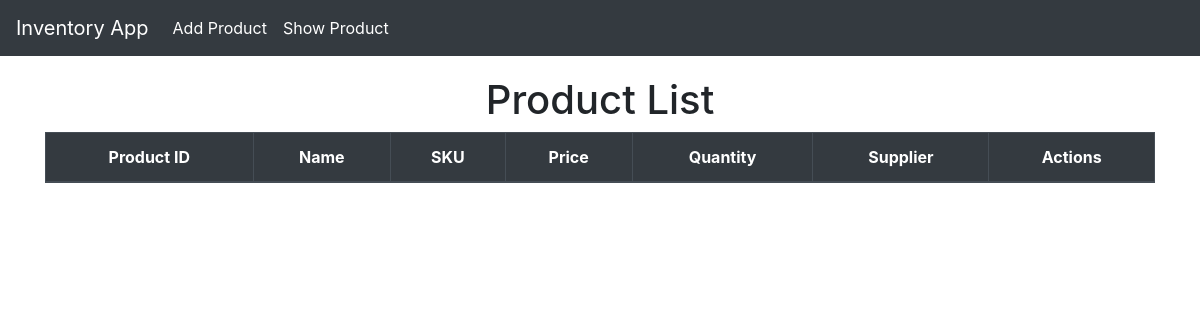
The page /list/ on the database as committed earlier.
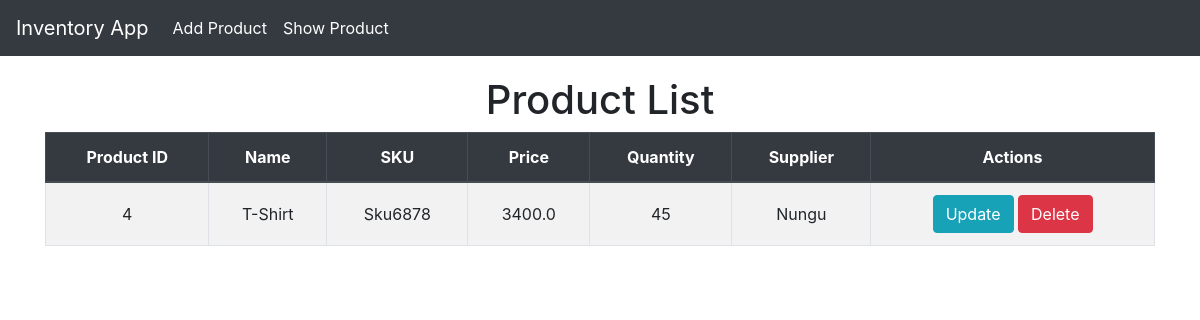
The same page on the database as committed later.
### inventoryApp/models.py (models this page shows, shortened)
class Product(models.Model):
    product_id = models.AutoField(primary_key=True)
    name = models.CharField(max_length=100)
    sku = models.CharField(max_length=50, unique=True)
    price = models.FloatField()
    quantity = models.IntegerField()
    supplier = models.CharField(max_length=100)

### inventoryApp/views.py (the view)
# urls.py: path('list/', views.product_list_view, name='product_list'),
def product_list_view(request):
    products = Product.objects.all()
    return render(request, 'invApp/product_list.html', {'products':products})

### inventoryApp/templates/invApp/product_list.html (shortened to what this page needs)
{% extends 'invApp/layout.html' %}
{% block content %}
<h1 class="text-center">Product List</h1>
<table class="table table-bordered table-striped text-center">
    <thead class="thead-dark">
        <tr>
            <th>Product ID</th>
            <th>Name</th>
            <th>SKU</th>
            <th>Price</th>
            <th>Quantity</th>
            <th>Supplier</th>
            <th>Actions</th>
        </tr>
    </thead>
    <tbody>
        {% for product in products %}
            <tr>
                <td>{{ product.product_id }}</td>
                <td>{{ product.name }}</td>
                <td>{{ product.sku }}</td>
                <td>{{ product.price }}</td>
                <td>{{ product.quantity }}</td>
                <td>{{ product.supplier }}</td>
                <td>
                    <a href="{% url 'product_update' product.product_id %}" class="btn btn-info" >Update</a>
                    <a href="{% url 'product_delete' product.product_id %}" class="btn btn-danger">Delete</a>
                </td>
            </tr>
        {% endfor %}
    </tbody>
</table>
{% endblock  %}

### inventoryApp/templates/invApp/layout.html (shortened to what this page needs)
<!DOCTYPE html>
<html lang="en">
<head>
    <link rel="stylesheet" href="https://cdn.jsdelivr.net/npm/bootstrap@4.5.2/dist/css/bootstrap.min.css">
</head>
<body>
    <nav class="navbar navbar-expand-lg navbar-dark fixed-top">
        <a href="{% url 'home' %}" class="navbar-brand">Inventory App</a>
        <div class="collapse navbar-collapse" id="navbarNav">
            <ul class="navbar-nav">
                <li class="nav-item">
                    <a href="{% url 'product_create' %}" class="nav-link">Add Product</a>
                </li>
                <li class="nav-item">
                    <a href="{% url 'product_list' %}" class="nav-link">Show Product</a>
                </li>
            </ul>
        </div>
    </nav>
    <div class="container">
        {% block content %}{% endblock  %}
    </div>
</body>
</html>

### inventoryApp/templates/invApp/layout.html (style rules this page uses)
body { padding-top: 56px; }
.navbar { background-color: #343a40; }
.navbar-brand, .nav-link { color: #ffffff !important; }
.container { margin-top: 20px; }
.table th, .table td { vertical-align: middle; }

Rows that differ between the two databases and show on the page:
added Product: product_id "4", name "T-Shirt", sku "Sku6878", price "3400.0", quantity "45", supplier "Nungu"
